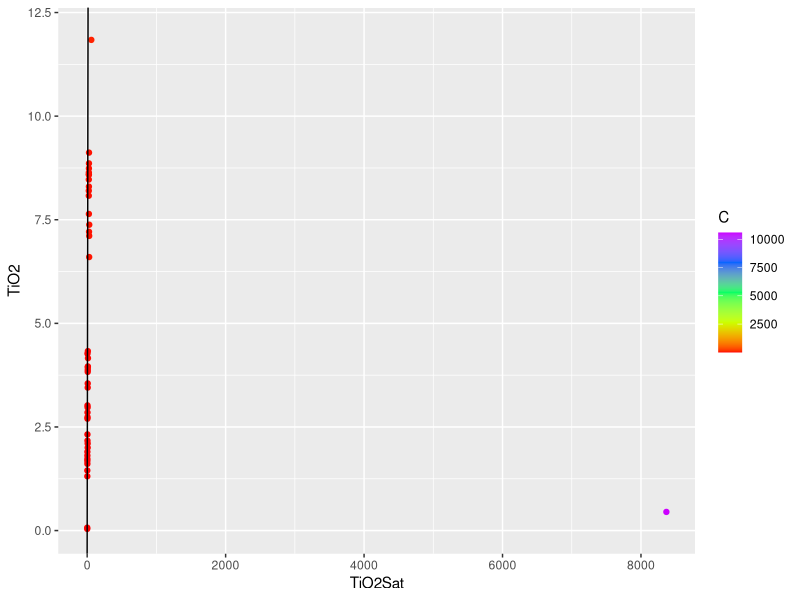
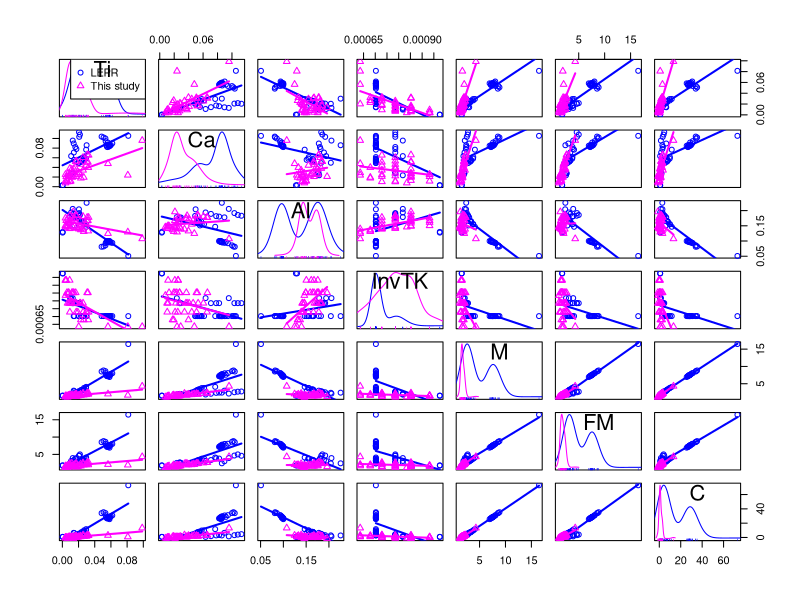
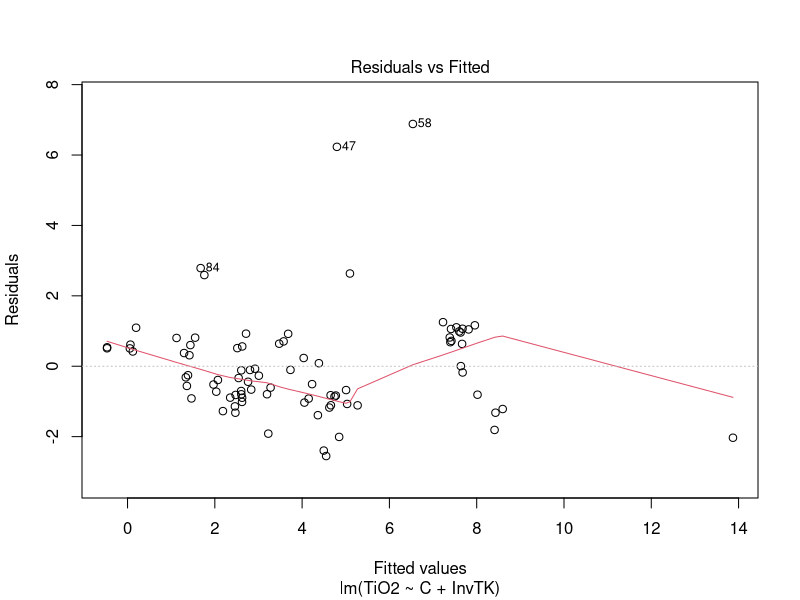
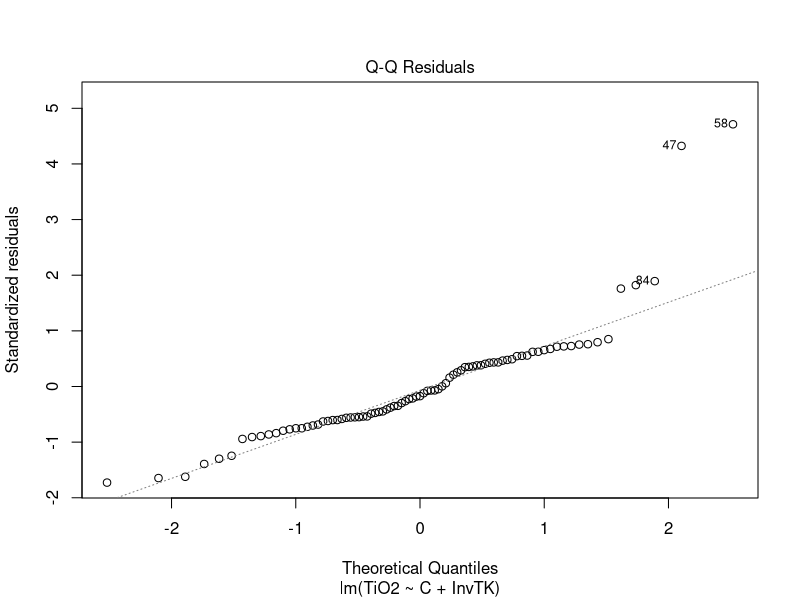
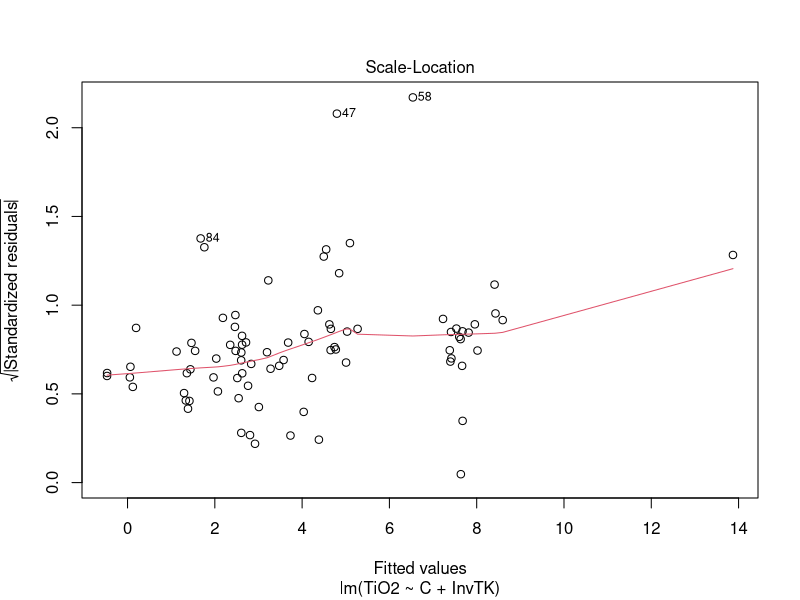
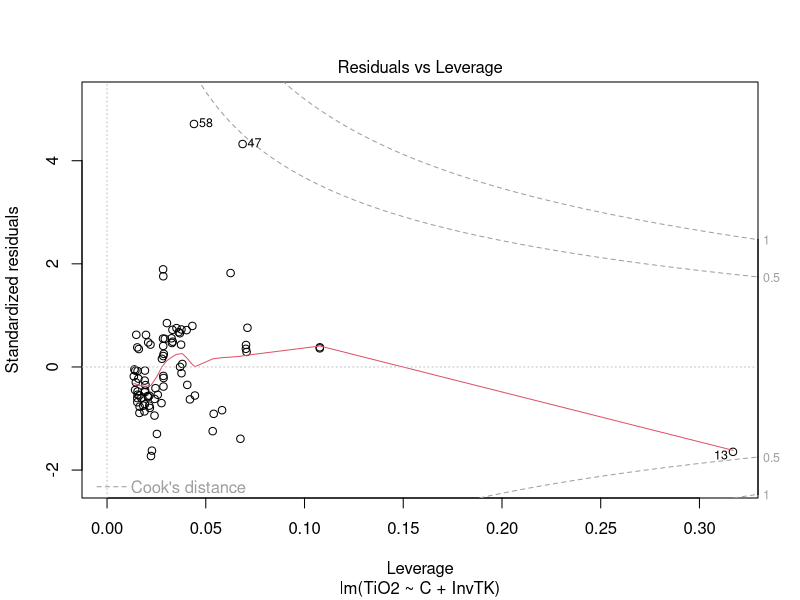
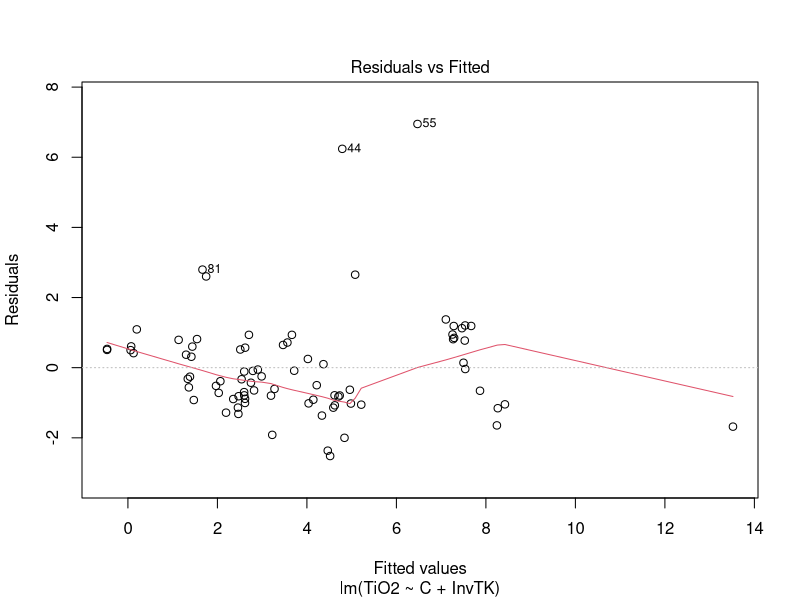
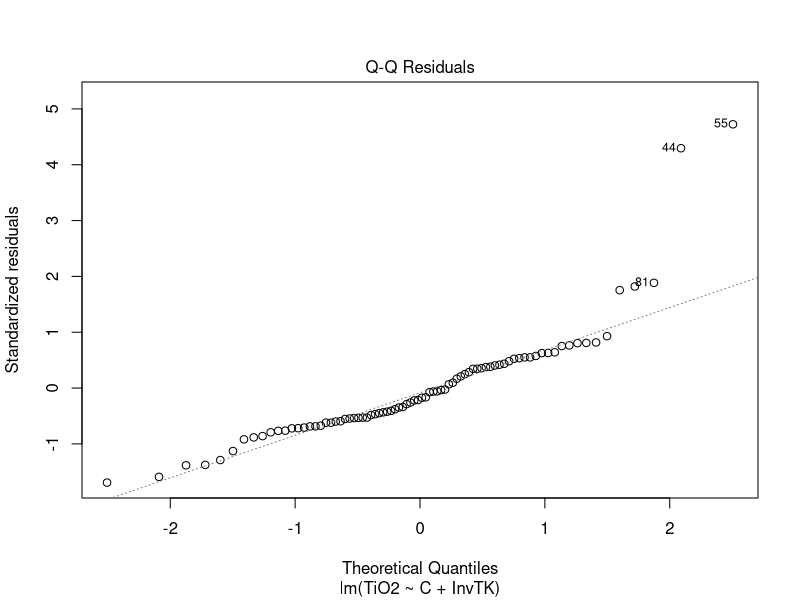

Here is the R script that generated these plots, in order:
## ---- chunk 1
library(tidyverse, warn.conflicts = FALSE)
setwd("C:/Users/ayersj/OneDrive - Vanderbilt/Papers/SpheneSolubility/DataAnalysis/TitaniteExpts")
# Import normalized EDS glass analyses
TitaniteExpts <- read_csv("LEPR_Titanite.csv")
## ---- chunk 2
TitaniteCations <- TitaniteExpts %>%
  mutate(
    Si = SiO2/60.0848,
    Al = 2*Al2O3/101.961,
    Na = 2*Na2O/61.979,
    K = 2*K2O/94.194,
    Ca = CaO/56.0794,
    Fe = FeO/71.8464,
    Mg = MgO/40.3044,
    Ti = TiO2/79.8988,
    eCa = (CaO/56.0794 - Al2O3/101.961 + K2O/94.194 + Na2O/61.979),
    CationSum = (Si + Al + Na + K + Ca + Fe + Mg + Ti)
     )
## ---- chunk 3
# Calculate cation fractions
CationFractions <- TitaniteCations
f <- match("Si", names(CationFractions))
l <- match("eCa", names(CationFractions))
for (i in f:l) {
  CationFractions[(i)] = CationFractions[(i)]/CationFractions$CationSum
}

## ---- chunk 4
# Calculate melt composition parameters & TiO2 saturation concentration
CationFractions <- CationFractions %>%
  mutate(
    M = (Na + K + 2*Ca)/(Si*Al),
    FM = (Na + K + 2*(Ca + Fe + Mg))/(Si*Al),
    C = (10*eCa)/(Si*Al),
    InvTK = 1/(TC+273.15),
    TiO2Sat = (0.79*C - 7993*InvTK + 7.89)
    )
## ---- chunk 5
# Plot TiO2Sat on x-axis and TiO2 on y-axis.
# Ideally all points should fall on a 1:1 line
ggplot(CationFractions, aes(x=TiO2Sat, y=TiO2, color=C)) +
  geom_point() +
  geom_abline(slope=1, intercept=0) +
 # scale_color_gradient(low = "black", high = "white")
  scale_color_gradientn(colours = rainbow(5))

## ---- chunk 6
# Model works for low values of C. Need to fit a model to all of the data. Add LEPR data to our and fit a new model. 
AllExpts <- read_csv("AllExpts.csv")

## ---- chunk 7
TitaniteCations <- AllExpts %>%
  mutate(
    Si = SiO2/60.0848,
    Al = 2*Al2O3/101.961,
    Na = 2*Na2O/61.979,
    K = 2*K2O/94.194,
    Ca = CaO/56.0794,
    Fe = FeO/71.8464,
    Mg = MgO/40.3044,
    Ti = TiO2/79.8988,
    eCa = (CaO/56.0794 - Al2O3/101.961 + K2O/94.194 + Na2O/61.979),
    CationSum = (Si + Al + Na + K + Ca + Fe + Mg + Ti)
     )
## ---- chunk 8
# Calculate cation fractions
CationFractions <- TitaniteCations
f <- match("Si", names(CationFractions))
l <- match("eCa", names(CationFractions))
for (i in f:l) {
  CationFractions[(i)] = CationFractions[(i)]/CationFractions$CationSum
}

## ---- chunk 9
# Calculate melt composition parameters & TiO2 saturation concentration
CationFractions <- CationFractions %>%
  mutate(
    M = (Na + K + 2*Ca)/(Si*Al),
    FM = (Na + K + 2*(Ca + Fe + Mg))/(Si*Al),
    C = (10*eCa)/(Si*Al),
    InvTK = 1/(TC+273.15)
    )
## ---- chunk 10
# Scatterplot matrices
library(car)
scatterplotMatrix(~ Ti + Ca + Al + InvTK + M + FM + C, data = CationFractions, groups = CationFractions$Source, smooth = FALSE)
dev.copy(png,"ScatterPlotMatrixAllExpts.png")
dev.off()   
# Correlation matrix
CorrTest <- select(CationFractions, TiO2, M:InvTK)
cor(CorrTest)
# LEPR compositions show bimodal distribution. 
# LEPR data show different dependence on C than our data. 
## ---- chunk 11
fit <- lm(TiO2 ~ C + InvTK, data = CationFractions)
summary(fit)
plot(fit)
## ---- chunk 12
RegModel <- select(CationFractions, Source, Expt, TiO2, InvTK, C)
RegModel <- slice(RegModel, -(23:25))
fit <- lm(TiO2 ~ C + InvTK, data = RegModel)
summary(fit)
plot(fit)
## ---- chunk 13
RegModel <- slice(RegModel, -(23))
RegModel <- slice(RegModel, -(52))
fit <- lm(TiO2 ~ C + InvTK, data = RegModel)
summary(fit)
plot(fit)
## ---- chunk 14
RegModel <- slice(RegModel, -(51))
fit <- lm(TiO2 ~ C + InvTK, data = RegModel)
summary(fit)
plot(fit)
## ---- chunk 15
RegModel <- slice(RegModel, -(49))
fit <- lm(TiO2 ~ C + InvTK, data = RegModel)
summary(fit)
plot(fit)
## ---- chunk 16
# Calculate new model TiO2 concentrations and errors
CationFractions <- CationFractions %>%
  mutate(
   ModelTiO2 = (0.1994*C - 8117*InvTK + 8.105),
   ModelTiO2SD = ModelTiO2*sqrt((0.00892/0.1994)^2 + (1367/8117)^2),
   lower = ModelTiO2 - ModelTiO2SD,
   upper = ModelTiO2 + ModelTiO2SD
  )
## ---- chunk 17
ggplot(CationFractions, aes(x=TiO2, y=ModelTiO2, ymin=lower, ymax=upper, color=C)) +
  geom_point() +
  geom_abline(slope=1, intercept=0) +
  scale_color_gradientn(colours = rainbow(5))
## ---- chunk 18
# Create model output table
TiO2AllExptsModelTable <- select(CationFractions, Source, Expt, eCa, C, InvTK, TiO2, ModelTiO2, ModelTiO2SD)
write.csv(TiO2AllExptsModelTable, file = "TiO2AllExptsModelTable.csv")
